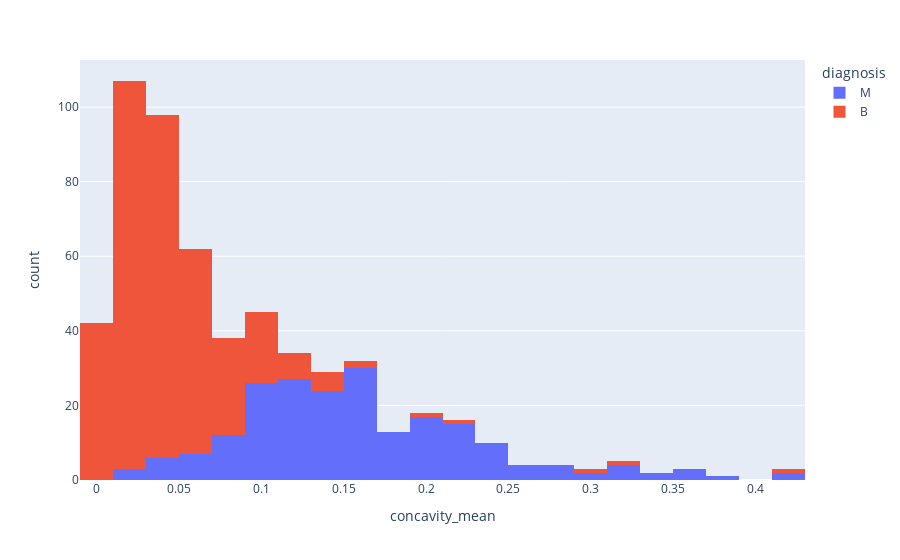

Write notebook code for a chart like this one.
### Code cell
fig = px.histogram(breastcancer, x="concavity_mean",color='diagnosis')

fig.show()

### Figure 1 — Plotly figure (JSON) as saved in the notebook; plotly's stock layout.template omitted (floating-point values rounded to 4 significant figures; data arrays with more than 128 entries replaced by an {"elided": "..."} marker saying what was removed)
{"data": [{"alignmentgroup": "True", "bingroup": "x", "hovertemplate": "diagnosis=M<br>concavity_mean=%{x}<br>count=%{y}<extra></extra>", "legendgroup": "M", "marker": {"color": "#636efa", "pattern": {"shape": ""}}, "name": "M", "offsetgroup": "M", "orientation": "v", "showlegend": true, "type": "histogram", "x": {"elided": "212 float values"}, "xaxis": "x", "yaxis": "y"}, {"alignmentgroup": "True", "bingroup": "x", "hovertemplate": "diagnosis=B<br>concavity_mean=%{x}<br>count=%{y}<extra></extra>", "legendgroup": "B", "marker": {"color": "#EF553B", "pattern": {"shape": ""}}, "name": "B", "offsetgroup": "B", "orientation": "v", "showlegend": true, "type": "histogram", "x": {"elided": "357 float values"}, "xaxis": "x", "yaxis": "y"}], "layout": {"barmode": "relative", "legend": {"title": {"text": "diagnosis"}, "tracegroupgap": 0}, "margin": {"t": 60}, "xaxis": {"anchor": "y", "domain": [0, 1], "title": {"text": "concavity_mean"}}, "yaxis": {"anchor": "x", "domain": [0, 1], "title": {"text": "count"}}}}
